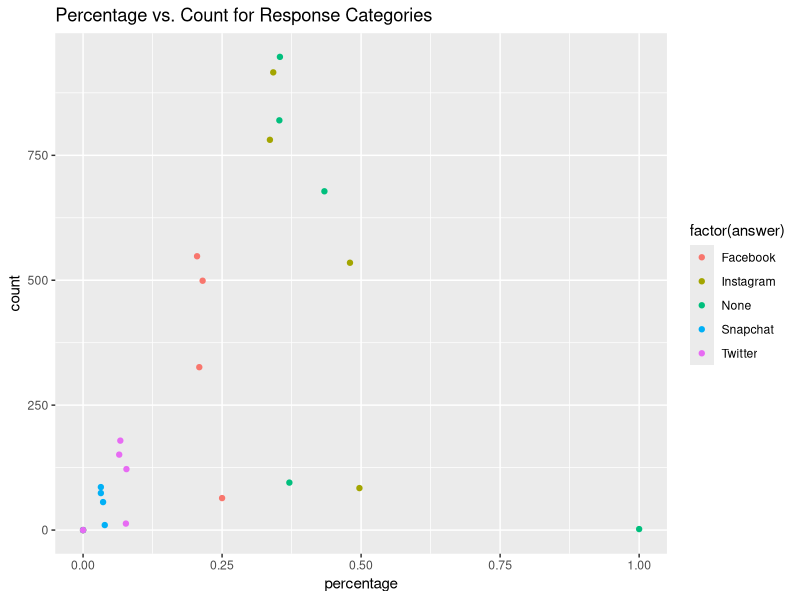

R code for this plot:
#find the highest in each category 
social_media <- read.csv(file = 'whatsgoodlydata_6.csv')
library(dplyr)
library(ggplot2)
library(tidyr)


percent_answer <- social_media %>% 
  group_by(segment_type, answer) %>%
  filter(count == max(count)) %>%
  select(count, answer, percentage)


chart_y <- ggplot(percent_answer, aes(x = percentage, y = count)) +
  geom_point(aes(color = factor(answer))) + 
  labs(title = "Percentage vs. Count for Response Categories")

chart_y

